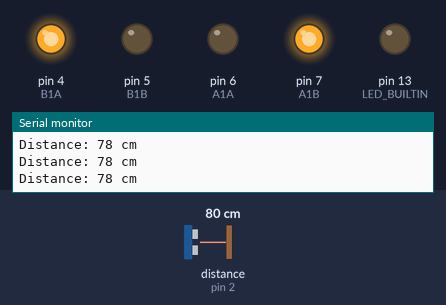
A sketch run on a simulated Arduino Uno, built with avr-gcc and run on an emulated ATmega328P. On the bench: output pins drawn as LEDs (lit = HIGH), the last lines printed to the serial monitor. Wiring (inferred from the names in the program): ultrasonic range finder: trigger pin 3; echo pin 2. The test bench sets the inputs (shaded band); at power-on: distance to the obstacle (sensor on pin 2) 80 cm. The echo pulse lasts 58.3 µs per cm; pins used as bus, display or sensor lines are not drawn.

Above: at 4.2 s.
4.3 s: distance to the obstacle (sensor on pin 2) set to 23 cm
5.8 s: distance to the obstacle (sensor on pin 2) set to 18 cm
At 6.6 s:
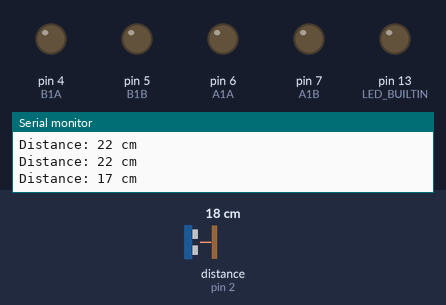
At 8.1 s:
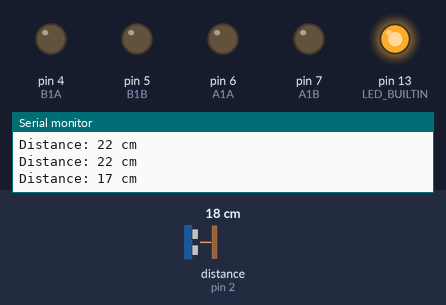
Timing chart, 0 to 10.8 s (numbered marks = the images above; inputs shaded):
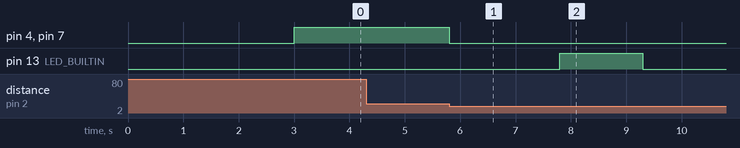

Measured:
- the behaviour switches between 21 and 20 cm on distance to the obstacle (sensor on pin 2) (found by bisection; images 0 and 1)
- after the input at 5.8 s, pin 4 (B1A), pin 7 (A1B): HIGH → LOW at once; pin 13 (LED_BUILTIN): LOW → HIGH after 2.0 s, → LOW 1.5 s later

The sketch:

sketch_obstacle_test01.ino
```cpp
const int A1A = 6;      //define pin 6 for A1A
const int A1B = 7;      //define pin 7 for A1B

const int B1A = 4;      //define pin 4 for B1A
const int B1B = 5;      //define pin 5 for B1B

const int ECHO_PIN = 2; // attach pin D2 Arduino to pin Echo of HC-SR04
const int TRIG_PIN = 3; //attach pin D3 Arduino to pin Trig of HC-SR04

// defines variables
long duration; // variable for the duration of sound wave travel
int distance; // variable for the distance measurement

int counter = 0;

void setup() {
  // initialize digital pin LED_BUILTIN as an output.
  pinMode(LED_BUILTIN, OUTPUT);

  pinMode(B1A, OUTPUT); // define pin as output
  pinMode(B1B, OUTPUT);

  pinMode(A1A, OUTPUT);
  pinMode(A1B, OUTPUT);

  pinMode(TRIG_PIN, OUTPUT);  // Sets the trigPin as an OUTPUT
  pinMode(ECHO_PIN, INPUT);   // Sets the echoPin as an INPUT

  Serial.begin(9600); // // Serial Communication is starting with 9600 of baudrate speed
  Serial.println("Ultrasonic Sensor HC-SR04 Test"); // print some text in Serial Monitor
  Serial.println("with Arduino UNO R3");

  delay(3000);
}

void loop() {
  // Clears the trigPin condition
  digitalWrite(TRIG_PIN, LOW);
  delayMicroseconds(2);
  // Sets the trigPin HIGH (ACTIVE) for 10 microseconds
  digitalWrite(TRIG_PIN, HIGH);
  delayMicroseconds(10);
  digitalWrite(TRIG_PIN, LOW);
  // Reads the echoPin, returns the sound wave travel time in microseconds
  duration = pulseIn(ECHO_PIN, HIGH);
  // Calculating the distance
  distance = duration * 0.034 / 2; // Speed of sound wave divided by 2 (go and back)
  // Displays the distance on the Serial Monitor
  Serial.print("Distance: ");
  Serial.print(distance);
  Serial.println(" cm");

  if (counter > 0) {
    return;
  }

  /*digitalWrite(LED_BUILTIN, HIGH);   // turn the LED on
  delay(500);                       // wait for half a second
  digitalWrite(LED_BUILTIN, LOW);    // turn the LED off
  delay(1500);                       // wait for half a second
  */

  if (distance >= 20) {
    motorA('R');// Turn motor A to RIGHT
    motorB('L');// Turn motor B to RIGHT
    delay(100);
    return;
  } else {
    counter++;
    motorA('O');// Turn motor A OFF
    motorB('O');// Turn motor B OFF
    delay(2000);
  }

  digitalWrite(LED_BUILTIN, HIGH);   // turn the LED on
  delay(1500);                       // wait for half a second
  digitalWrite(LED_BUILTIN, LOW);    // turn the LED off

  /*motorA('R');// Turn motor A to RIGHT
    motorB('R'); // Turn motor A to RIGHT
    delay(2000);
    motorA('L');// Turn motor A to LEFT
    motorB('L');// Turn motor B to LEFT
    delay(3000);
    motorA('O');// Turn motor A OFF
    motorB('O');// Turn motor B OFF
    delay(5000);*/

}

/*
   @motorA
   activation rotation of motor A
   d is the direction
   R = Right
   L = Left
*/
void motorA(char d)
{
  if (d == 'R') {
    digitalWrite(A1A, LOW);
    digitalWrite(A1B, HIGH);
  } else if (d == 'L') {
    digitalWrite(A1A, HIGH);
    digitalWrite(A1B, LOW);
  } else {
    //Robojax.com L9110 Motor Tutorial
    // Turn motor OFF
    digitalWrite(A1A, LOW);
    digitalWrite(A1B, LOW);
  }
}// motorA end


/*
   @motorB
   activation rotation of motor B
   d is the direction
   R = Right
   L = Left
*/
void motorB(char d)
{

  if (d == 'R') {
    digitalWrite(B1A, LOW);
    digitalWrite(B1B, HIGH);
  } else if (d == 'L') {
    digitalWrite(B1A, HIGH);
    digitalWrite(B1B, LOW);
  } else {
    //Robojax.com L9110 Motor Tutorial
    // Turn motor OFF
    digitalWrite(B1A, LOW);
    digitalWrite(B1B, LOW);
  }

}// motorB end
```
